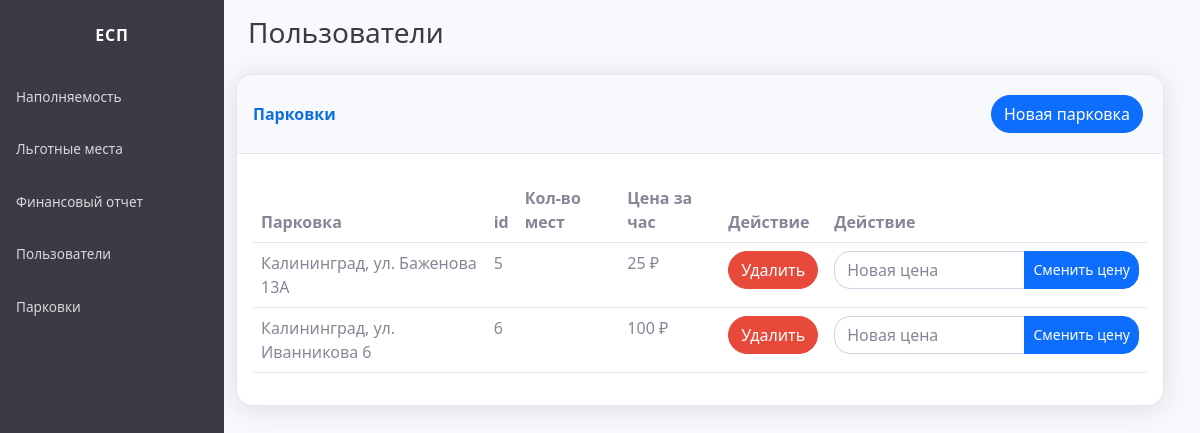
Before: /dash_parks (signed in) with the older database file.
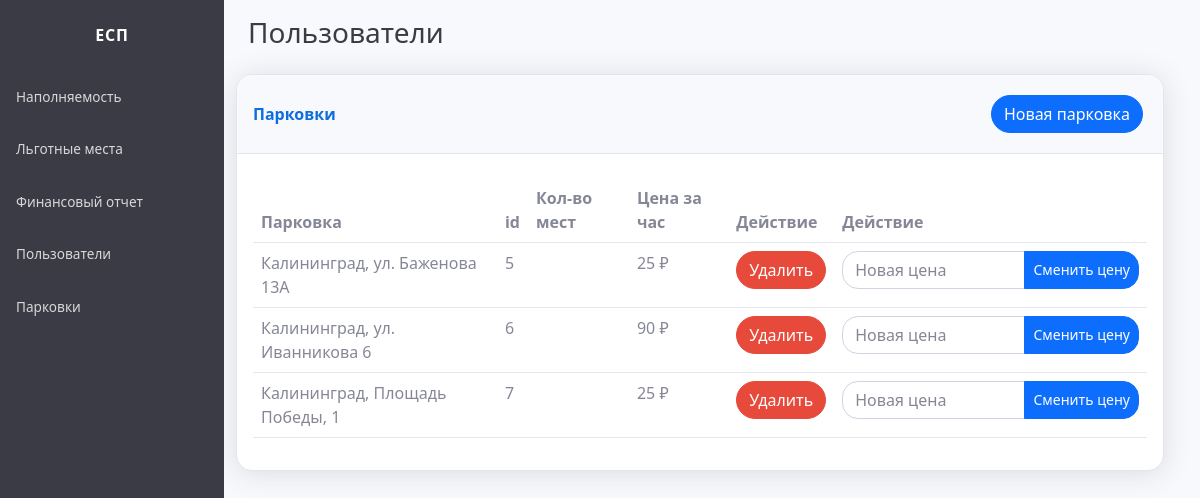
After: the same page with the newer database file.
### parkingapp/models.py (models this page shows, shortened)
class Parking(models.Model):
    lattitude = models.FloatField(default=0)
    longitude = models.FloatField(default=0)
    address = models.CharField(max_length=120, default='')
    registry_nubmer = models.PositiveIntegerField(default=0)
    max_parking_spaces = models.PositiveIntegerField(default=0)
    occupied_places = models.PositiveIntegerField(default=0)
    price_per_minute = models.PositiveIntegerField(default=0)
    change = models.DateTimeField(default=datetime(1, 1, 1, 0, 0, 0, tzinfo=None))

### parkingapp/views.py (the view)
# urls.py: path('dash_parks', views.dash_parks, name='dash_parks'),
def dash_parks(request):
    admins = User.objects.filter(rights=2)
    if request.user in admins:
        if request.method == 'POST':
            if 'change_price' in request.POST:
                form = ChangePriceForm(data=request.POST)
                if form.is_valid():
                    pk = request.POST.get('change_price')
                    new_price = request.POST['newprice']
                    parking = Parking.objects.get(pk=pk)
                    now = datetime(datetime.now().year, datetime.now().month, datetime.now().day, datetime.now().hour, datetime.now().minute, datetime.now().second, tzinfo=None)
                    tm = datetime(parking.change.year, parking.change.month, parking.change.day, parking.change.hour, parking.change.minute, parking.change.second, tzinfo=None)
                    if now - tm >= timedelta(days=90):
                        parking.price_per_minute = new_price
                        parking.change = datetime.now()
                        parking.save()
                        form = ChangePriceForm()
                    else:
                        return redirect(reverse('parkingapp:dash_parks'))
                else:
                    return redirect(reverse('parkingapp:error'))
            elif 'delete' in request.POST:
                pk = request.POST.get('delete')
                parking = Parking.objects.get(pk=pk)
                parking.delete()
                form = ChangePriceForm()
        else:
            form = ChangePriceForm()
        parkings = Parking.objects.all()
        return render(request, 'dash_parks.html', {'parkings':parkings, 'form': form})
    else:
        return redirect(reverse('parkingapp:dont_have_access'))

### parkingapp/forms.py
class ChangePriceForm(forms.Form):
    newprice = forms.IntegerField(required=True, widget=forms.NumberInput(attrs={
        'class': 'form-control radl',
        'placeholder': 'Новая цена'
    }))

### parkingapp/templates/dash_parks.html (shortened to what this page needs)
{% extends 'dash_base.html' %}
{% block content %}
<div class="d-flex flex-column" id="content-wrapper">
    <div id="content">
        <div class="container-fluid mt-3">
            <div class="d-sm-flex justify-content-between align-items-center mb-4">
                <h3 class="text-dark mb-0">Пользователи</h3>
            </div>
            <div class="row">
                <div class="row">
                    <div class="card shadow p-0">
                        <div class="d-sm-flex card-header py-3 justify-content-between align-items-center">
                            <p class="text-primary m-0 fw-bold">Парковки</p>
                            <div>
                                <a class="btn btn-primary rounded-pill mx-1 my-1" href="addparking" type="button">Новая парковка</a>
                            </div>
                        </div>
                        <div class="card-body">
                            <div class="row">
                            <div class="table-responsive table mt-2" id="dataTable" role="grid" aria-describedby="dataTable_info">
                                <table class="table my-0" id="dataTable">
                                    <thead>
                                        <tr>
                                            <th>Парковка</th>
                                            <th>id</th>
                                            <th>Кол-во мест</th>
                                            <th>Цена за час</th>
                                            <th>Действие</th>
                                            <th>Действие</th>
                                        </tr>
                                    </thead>
                                    <tbody>
                                        {% for el in parkings %}
                                        <tr>
                                            <td>{{el.address}}</td>
                                            <td>{{el.pk}}</td>
                                            <td>{{el.places}}</td>
                                            <td>{{el.price_per_minute}} ₽</td>
                                            <form method="post">
                                            <td><button class="btn btn-danger rounded-pill" value="{{el.pk}}" type="submit" name="delete">Удалить</button></td>
                                            </form>
                                            <form method="post">
                                            <td>
                                                <div class="input-group">
                                                    {{form.newprice}}
                                                    <button type="submit" name="change_price" value="{{el.pk}}" class="btn btn-sm btn-primary btn-primary radr">Сменить цену</button>
                                                </div>
                                            </td>
                                            </form>
                                        </tr>
                                        {% endfor %}
                                </table>
                            </div>
                        </div>
                    </div>
                </div>
            </div>
            </div>
        </div>
    </div>
</div>
{% endblock %}

### parkingapp/templates/dash_base.html (shortened to what this page needs)
<!DOCTYPE html>
<html lang="en">
{% load static %}
<head>
    <link rel="stylesheet" href="{% static 'assets/bootstrap/css/bootstrap.min.css' %}">
</head>
<body id="page-top">
    <div id="wrapper">
        <nav class="navbar navbar-dark align-items-start sidebar sidebar-dark accordion bg-dark p-0" id="hidza">
            <div class="container-fluid d-flex flex-column p-0">
                <a class="d-flex justify-content-center align-items-center sidebar-brand m-0" href="/">
                    <div class="fw-bold mx-3"><span>есп</span></div>
                </a>
                <ul class="navbar-nav text-light" id="accordionSidebar">
                    <li class="nav-item"><a class="nav-link {% block actfull %}{% endblock %}" href="dash_full"><span>Наполняемость</span></a></li>
                    <li class="nav-item"><a class="nav-link {% block actcoupon %}{% endblock %}" href="dash_coupon"><span>Льготные места</span></a></li>
                    <li class="nav-item"><a class="nav-link {% block actfin %}{% endblock %}" href="dash_fin"><span>Финансовый отчет</span></a></li>
                    <li class="nav-item"><a class="nav-link {% block actusers %}{% endblock %}" href="dash_users"><span>Пользователи</span></a></li>
                    <li class="nav-item"><a class="nav-link {% block actparks %}{% endblock %}" href="dash_parks"><span>Парковки</span></a></li>
                </ul>
            </div>
        </nav>
        {% block content %}{% endblock %}
    </div>
</body>
</html>

### parkingapp/templates/dash_base.html (style rules this page uses)
.radr { border-top-right-radius: 1rem; border-bottom-right-radius: 1rem; }
.radl { border-top-left-radius: 1rem; border-bottom-left-radius: 1rem; }

Changed rows visible on the page:
changed Parking "Калининград, ул. Иванникова 6": price_per_minute "100" → "90"
added Parking: address "Калининград, Площадь Победы, 1", pk "7", price_per_minute "25"
